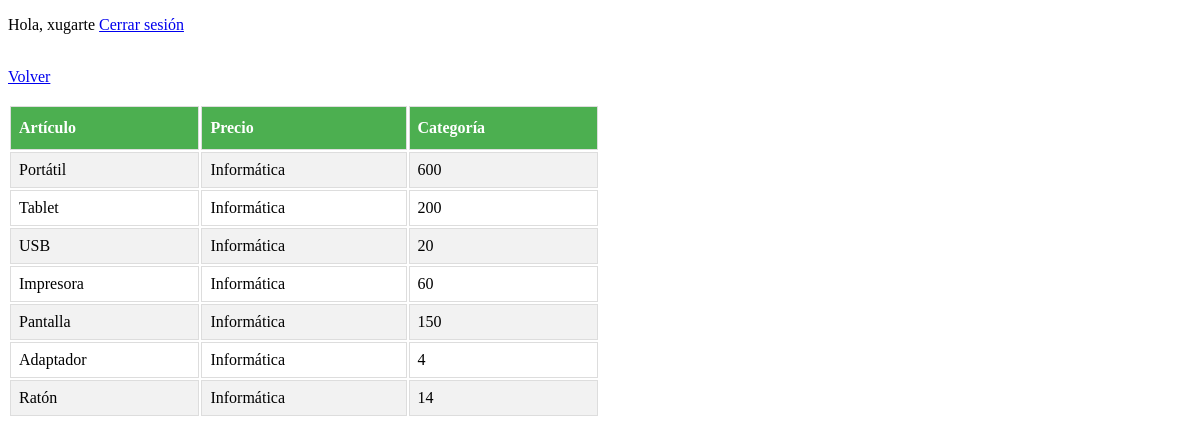
The app's page /controlador/controladorListadoArticulos.php (signed in) with its own data.
### tables this page shows
CREATE TABLE `articulos` (
  `idArticulo` int(11) NOT NULL,
  `articulo` varchar(30) DEFAULT NULL,
  `precio` int(11) NOT NULL,
  `idCategoria` int(11) NOT NULL
);

CREATE TABLE `categorias` (
  `idCategoria` int(11) NOT NULL,
  `categoria` varchar(30) DEFAULT NULL
);

### controlador/controladorListadoArticulos.php (called while the page is built)
<?php
require_once '../modelo/modeloArticulos.php';
$articulo = new Articulo();
$datos = $articulo->obtenerArticulos();
require_once '../vista/vistaListadoArticulos.php';
?>

### core/conector.php (called while the page is built)
<?php
class Conectar{
    public static function conexion(){
        $localhost = 'localhost';
        $usuario = 'root';
        $contrasena = '';
        $bbdd = 'examendser';
        try{
            $link = mysqli_connect($localhost, $usuario, $contrasena, $bbdd);
            $link->query("SET NAMES 'utf8'");
        } catch (Exception $ex) {
            die ("error". $ex->getMessage());
            echo "Linea de error" . $ex->getLine();
        }
        return $link;
    }
}
?>

### modelo/modeloArticulos.php (called while the page is built, shortened)
<?php
require_once '../core/conector.php';
class Articulo {
    private $link;
    private $articulos;
    public function __construct(){
        $this->link=Conectar::conexion();
        $this->articulos=array();
    }
    public function obtenerarticulos() {
        $sql="CALL spMostrararticulos()";
        $consulta=$this->link->query($sql);
        while ($row = mysqli_fetch_array($consulta, MYSQLI_ASSOC)){
            $this->articulos[]=$row;
        }
        return $this->articulos;
    }
}
?>

### vista/vistaListadoArticulos.php (the view, shortened to what this page needs)
<!DOCTYPE html>
<head>
</head>
<?php
    require_once "../controlador/controladorSeguridad.php";
?>
<a href="../vista/menu.php">Volver</a><br><br>
<table>
	<tr>
		<th><strong>Artículo</strong></th>
		<th><strong>Precio</strong></th>
                <th><strong>Categoría</strong></th>
	</tr>
     <?php
    for ($i = 0; $i < count($datos); $i ++) {
        ?>
     	<tr>
		<td><?php echo $datos[$i]['Articulo'];?></td>
		<td><?php echo $datos[$i]['Categoria'];?></td>
		<td><?php echo $datos[$i]['Precio'];?></td>
	</tr>
		<?php } ?>
</table>

### controlador/controladorSeguridad.php (shortened to what this page needs)
<?php
if (isset($_SESSION['loggedin']) && $_SESSION['loggedin'] == true) {
 ?>
<p>Hola, <?php echo $_SESSION['username']; ?> <a href="../controlador/controladorCerrarSesion.php">Cerrar sesión</a> </p>
<?php
}else{
    header('location: ../index.php');
}
?>

### vista/vistaListadoArticulos.php (style rules this page uses)
table { width: 50%; }
table td, table th { border: 1px solid #ddd; padding: 8px; }
table tr:nth-child(even) { background-color: #f2f2f2; }
table th { padding-top: 12px; padding-bottom: 12px; text-align: left; background-color: #4CAF50; color: white; }

### records on screen
articulos: articulo "Portátil", idCategoria.categoria "Informática", precio "600"
articulos: articulo "Tablet", idCategoria.categoria "Informática", precio "200"
articulos: articulo "USB", idCategoria.categoria "Informática", precio "20"
articulos: articulo "Impresora", idCategoria.categoria "Informática", precio "60"
articulos: articulo "Pantalla", idCategoria.categoria "Informática", precio "150"
articulos: articulo "Adaptador", idCategoria.categoria "Informática", precio "4"
articulos: articulo "Ratón", idCategoria.categoria "Informática", precio "14"

### other values on screen
$_SESSION['username'] "xugarte"
